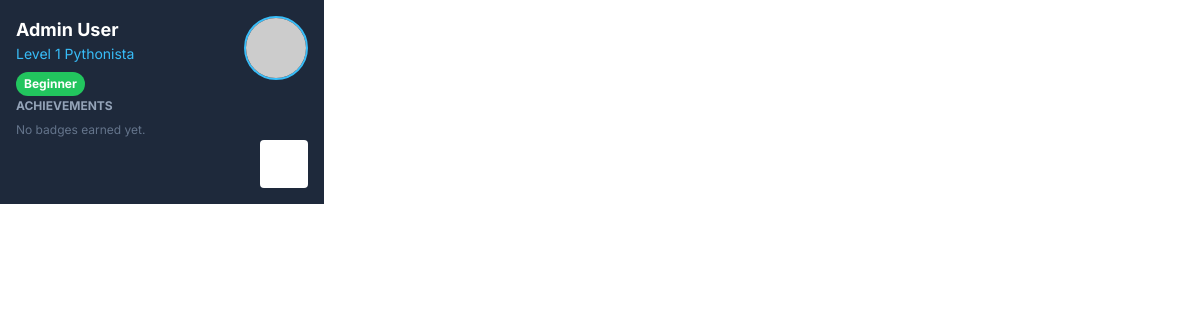
/id_card/ccc361c4-09aa-4fa9-871c-c111ab0dd753, run on the app's committed database.
### tables this page shows
CREATE TABLE users (
    id INTEGER PRIMARY KEY AUTOINCREMENT,
    username TEXT NOT NULL UNIQUE,
    password TEXT NOT NULL,
    student_code TEXT NOT NULL UNIQUE,
    first_name TEXT NOT NULL,
    last_name TEXT NOT NULL,
    middle_name TEXT,
    profile_image TEXT, -- New column for base64 image data
    is_admin INTEGER NOT NULL DEFAULT 0,
    level INTEGER NOT NULL DEFAULT 1,
    xp INTEGER NOT NULL DEFAULT 0
);

### app.py (the view)
@app.route('/id_card/<student_code>')
def id_card(student_code):
    conn = get_db_connection()
    user = conn.execute('SELECT * FROM users WHERE student_code = ?', (student_code,)).fetchone()
    if not user:
        return "User not found", 404
    proficiency_raw = conn.execute('SELECT * FROM student_topic_mastery WHERE user_id = ?', (user['id'],)).fetchall()
    total_xp = sum(topic['xp'] for topic in proficiency_raw)
    total_possible_xp = len(proficiency_raw) * XP_TO_LEVEL_UP if proficiency_raw else 0
    overall_percentage = (total_xp / total_possible_xp) * 100 if total_possible_xp > 0 else 0
    proficiency_level, proficiency_color_text, proficiency_color_bg = get_proficiency_level(overall_percentage)
    achievements = conn.execute('''
        SELECT a.name, a.icon FROM achievements a
        JOIN student_achievements sa ON a.id = sa.achievement_id
        WHERE sa.user_id = ?
    ''', (user['id'],)).fetchall()
    conn.close()
    return render_template('student/id_card.html',
                           user=user,
                           proficiency_level=proficiency_level,
                           proficiency_color_bg=proficiency_color_bg,
                           achievements=achievements)

### app.py (called while the page is built)
def get_db_connection():
    conn = sqlite3.connect('pypath.db', check_same_thread=False, detect_types=sqlite3.PARSE_DECLTYPES | sqlite3.PARSE_COLNAMES)
    conn.row_factory = sqlite3.Row
    return conn

def get_proficiency_level(percentage):
    if percentage >= 85: return "Proficient", "text-green-500", "bg-green-500"
    elif percentage >= 60: return "Intermediate", "text-yellow-500", "bg-yellow-500"
    else: return "Beginner", "text-red-500", "bg-red-500"

### templates/student/id_card.html (shortened to what this page needs)
<!DOCTYPE html>
<html lang="en">
<head>
    <script src="https://cdn.tailwindcss.com"></script>
</head>
<body class="bg-white">
    <div class="w-[3.375in] h-[2.125in] p-4 bg-slate-800 text-white flex flex-col justify-between">
        <div class="flex justify-between items-start">
            <div>
                <h1 class="text-lg font-bold">{{ user.first_name }} {{ user.last_name }}</h1>
                <p class="text-sky-400 text-sm">Level {{ user.level }} Pythonista</p>
                <div class="mt-2 px-2 py-1 bg-green-500 text-white text-xs font-bold rounded-full inline-block">
                    {{ proficiency_level }}
                </div>
            </div>
            <div class="flex-shrink-0">
                <img src="{{ user.profile_image or 'https://placehold.co/64x64/7dd3fc/0c4a6e?text=' + (user.first_name[0] if user.first_name else 'P') }}" alt="Profile Image" class="w-16 h-16 rounded-full border-2 border-sky-400 object-cover">
            </div>
        </div>
        <div>
            <h2 class="text-xs font-bold uppercase text-slate-400 mb-2">Achievements</h2>
            <div class="flex space-x-2">
                {% for achievement in achievements %}
                    <div class="w-8 h-8 bg-slate-700 rounded-full flex items-center justify-center" title="{{ achievement.name }}">
                        <i data-lucide="{{ achievement.icon }}" class="w-4 h-4 text-yellow-400"></i>
                    </div>
                {% else %}
                    <p class="text-xs text-slate-500">No badges earned yet.</p>
                {% endfor %}
            </div>
        </div>
        <div class="flex justify-end">
             <div id="qrcode" class="w-12 h-12 bg-white p-1 rounded"></div>
        </div>
    </div>
</body>
</html>

### templates/student/id_card.html (style rules this page uses)
body { font-family: 'Inter', sans-serif; }

### data on the page
users: first_name "Admin", last_name "User", level "1"

### other printed values
{{ proficiency_level }} "Beginner"
